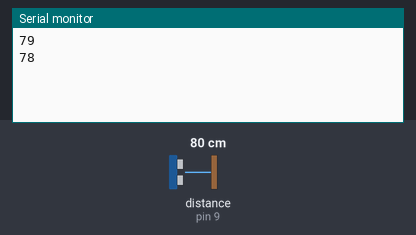
A sketch run on a simulated Arduino Uno, built with avr-gcc and run on an emulated ATmega328P. On the bench: the last lines printed to the serial monitor. Wiring (inferred from the names in the program): ultrasonic range finder: trigger pin 10; echo pin 9. The inputs (shaded band) are chosen by the test bench; at power-on: distance to the obstacle (sensor on pin 9) 80 cm. The echo pulse lasts 58.3 µs per cm.

Above: at 1.8 s.
1.9 s: distance to the obstacle (sensor on pin 9) set to 2 cm
At 2.8 s:
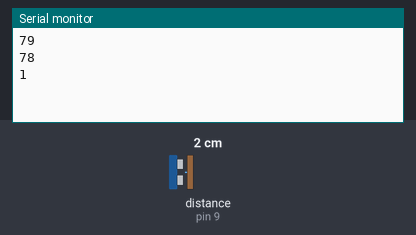
3.4 s: distance to the obstacle (sensor on pin 9) set to 4 cm
At 4.8 s:
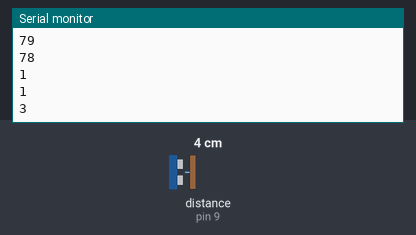
Timing chart, 0 to 6.4 s (numbered marks = the images above; inputs shaded):
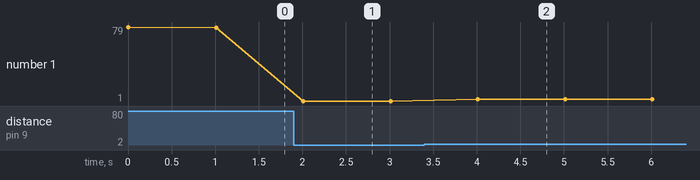

Measured:
- after the input at 1.9 s, the serial monitor: prints a new line after 0.11 s (image 1)
- after the input at 3.4 s, the serial monitor: prints a new line after 0.61 s (image 2)
- plotted number 1: 78 → 1 after the input at 1.9 s, 1 → 3 after the input at 3.4 s

The sketch:

arduinoPrograma.ino
```cpp
int trigPin = 10;
int echoPin = 9;

long laikoTarpas;
int atstumas;
int pauze = 1000;

void setup()
{
  Serial.begin(9600);

  pinMode(trigPin, OUTPUT);
  pinMode(echoPin, INPUT);
}

void loop()
{
  digitalWrite(trigPin, HIGH);
  delayMicroseconds(10);
  digitalWrite(trigPin, LOW);

  laikoTarpas = pulseIn(echoPin, HIGH);
  atstumas = (laikoTarpas*0.034)/2;

  Serial.println(atstumas);

  delay(pauze);
}
```
